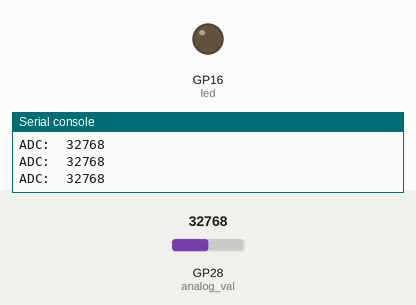
The program below on a simulated Raspberry Pi Pico running MicroPython. On the bench: output pins drawn as LEDs (lit = HIGH), the last lines printed to the serial console. Inputs (shaded band) come from the test bench; at power-on: GP28 (analog_val) = 32768 (analog values on the 0–65535 scale).

Above: at 1.2 s.
1.3 s: GP28 (analog_val) set to 20656
2.8 s: GP28 (analog_val) set to 19472
At 3.3 s:
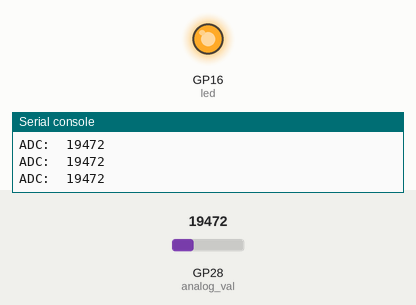
4.5 s: GP28 (analog_val) set to 20655
At 6.0 s:
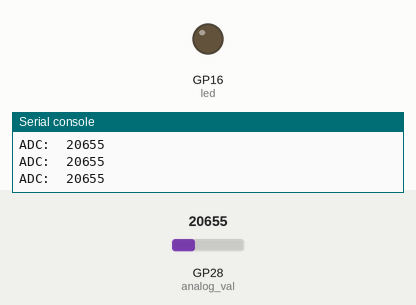
6.3 s: GP28 (analog_val) set to 19660
At 7.4 s:
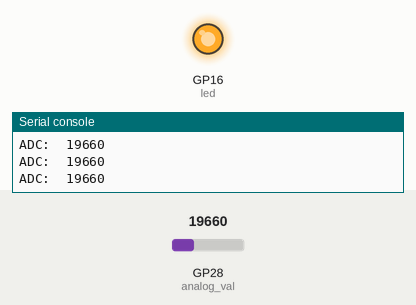
Timing chart, 0 to 9.1 s (numbered marks = the images above; inputs shaded):
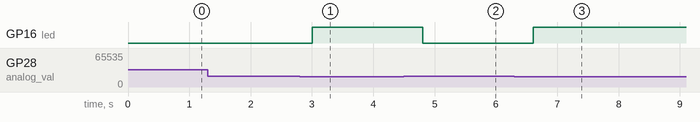

The program:

cds_led.py
```python
from machine import ADC, Pin
from time import sleep

analog_val=ADC(28)
led=Pin(16, Pin.OUT)

while True:
    reading=analog_val.read_u16()
    print("ADC: ", reading)
    sleep(0.2)

    if(reading >20000):
        led.off()
    else:
        led.on()
```

Measured:
- the behaviour switches between 20016 and 20000 on GP28 (analog_val) (found by bisection; images 0 and 1)
- after the input at 2.8 s, GP16 (led): LOW → HIGH after 0.20 s
- after the input at 4.5 s, GP16 (led): HIGH → LOW after 0.31 s
- after the input at 6.3 s, GP16 (led): LOW → HIGH after 0.31 s
